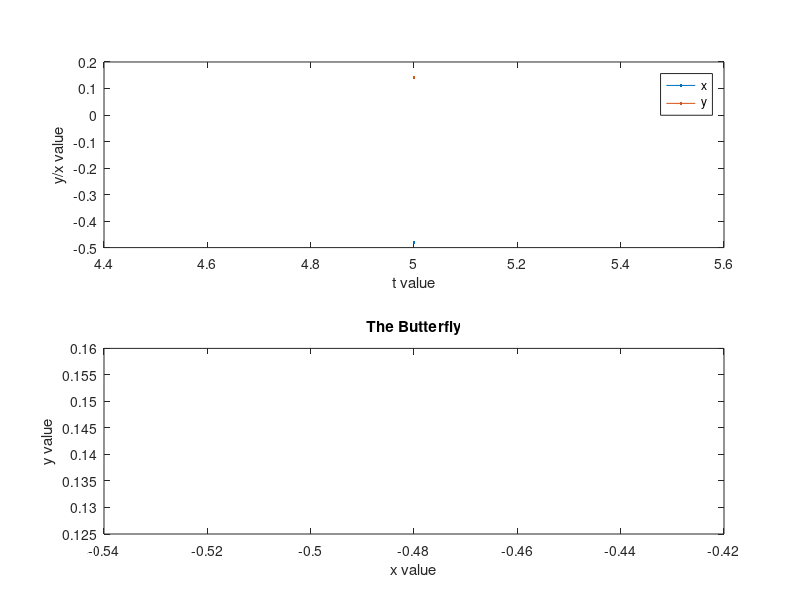

Write MATLAB code to recreate this figure.
% Name: Andrew Pang
% Date: 29 MAR 2019
% Task 2 : Butterfly curve

%prompts the user for min and max value of t
mint = input('Enter minimum value of t : ');
maxt = input('Enter maximum value of t : ');

%create row vector t based on user's input
t = mint:0.01:maxt ;

%calculate the corresponding values of x and y for each value of t
x = sin(t) .* ( exp(cos(t)) - 2*cos(4*t) - (sin(t/12)).^5);
y = cos(t) .* ( exp(cos(t)) - 2*cos(4*t) - (sin(t/12)).^5);

%create 2x1 subplot with reference to graph 1
subplot(2,1,1);

%plots x agianst t
plot(t,x);

%holds onto the current plot for second plot
hold on

%plots y against t on the same graph
plot(t,y);

%adds the axes labels and a legend
xlabel('t value');
ylabel('y/x value');
legend('x','y');

%turns off the hold to proceed to next graph
hold off;

%switch subplot reference to graph 2
subplot(2,1,2);

%plots y agianst x
plot(x,y,'m-');

%adds the axes labels and the title
xlabel('x value');
ylabel('y value');
title('The Butterfly');



